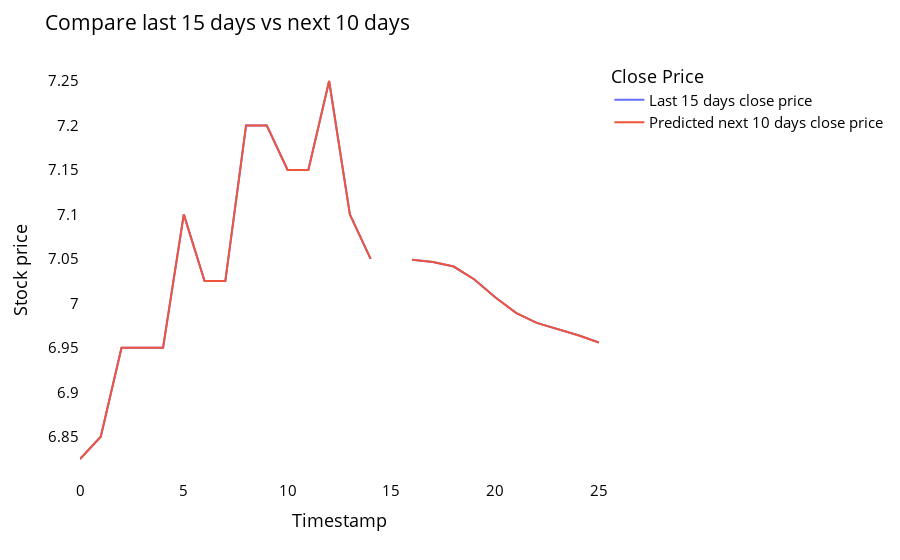

Write notebook code for a chart like this one.
### Code cell
last_days=np.arange(1,time_step+1)
temp_mat = np.empty((len(last_days)+pred_days+1,1))
temp_mat[:] = np.nan
temp_mat = temp_mat.reshape(1,-1).tolist()[0]

last_original_days_value = temp_mat
next_predicted_days_value = temp_mat

last_original_days_value[0:time_step+1] = scaler.inverse_transform(mandiri_norm[len(mandiri_norm)-time_step:]).reshape(1,-1).tolist()[0]
next_predicted_days_value[time_step+1:] = scaler.inverse_transform(np.array(lst_output).reshape(-1,1)).reshape(1,-1).tolist()[0]

new_pred_plot = pd.DataFrame({
    'last_original_days_value':last_original_days_value,
    'next_predicted_days_value':next_predicted_days_value
})
names = cycle(['Last 15 days close price','Predicted next 10 days close price'])

fig = px.line(new_pred_plot,x=new_pred_plot.index, y=[new_pred_plot['last_original_days_value'],
                                                      new_pred_plot['next_predicted_days_value']],
              labels={'value': 'Stock price','index': 'Timestamp'})
fig.update_layout(title_text='Compare last 15 days vs next 10 days',
                  plot_bgcolor='white', font_size=15, font_color='black', legend_title_text='Close Price')
fig.for_each_trace(lambda t:  t.update(name = next(names)))

fig.update_xaxes(showgrid=False)
fig.update_yaxes(showgrid=False)
fig.show()

### Figure 1 — Plotly figure (JSON) as saved in the notebook; plotly's stock layout.template omitted (floating-point values rounded to 4 significant figures)
{"data": [{"hovertemplate": "variable=last_original_days_value<br>Timestamp=%{x}<br>Stock price=%{y}<extra></extra>", "legendgroup": "last_original_days_value", "line": {"color": "#636efa", "dash": "solid"}, "marker": {"symbol": "circle"}, "mode": "lines", "name": "Last 15 days close price", "orientation": "v", "showlegend": true, "type": "scatter", "x": [0, 1, 2, 3, 4, 5, 6, 7, 8, 9, 10, 11, 12, 13, 14, 15, 16, 17, 18, 19, 20, 21, 22, 23, 24, 25], "xaxis": "x", "y": [6.825, 6.85, 6.95, 6.95, 6.95, 7.1, 7.025, 7.025, 7.2, 7.2, 7.15, 7.15, 7.25, 7.1, 7.05, null, 7.049, 7.046, 7.041, 7.027, 7.007, 6.989, 6.978, 6.971, 6.964, 6.956], "yaxis": "y"}, {"hovertemplate": "variable=next_predicted_days_value<br>Timestamp=%{x}<br>Stock price=%{y}<extra></extra>", "legendgroup": "next_predicted_days_value", "line": {"color": "#EF553B", "dash": "solid"}, "marker": {"symbol": "circle"}, "mode": "lines", "name": "Predicted next 10 days close price", "orientation": "v", "showlegend": true, "type": "scatter", "x": [0, 1, 2, 3, 4, 5, 6, 7, 8, 9, 10, 11, 12, 13, 14, 15, 16, 17, 18, 19, 20, 21, 22, 23, 24, 25], "xaxis": "x", "y": [6.825, 6.85, 6.95, 6.95, 6.95, 7.1, 7.025, 7.025, 7.2, 7.2, 7.15, 7.15, 7.25, 7.1, 7.05, null, 7.049, 7.046, 7.041, 7.027, 7.007, 6.989, 6.978, 6.971, 6.964, 6.956], "yaxis": "y"}], "layout": {"font": {"color": "black", "size": 15}, "legend": {"title": {"text": "Close Price"}, "tracegroupgap": 0}, "margin": {"t": 60}, "plot_bgcolor": "white", "title": {"text": "Compare last 15 days vs next 10 days"}, "xaxis": {"anchor": "y", "domain": [0, 1], "showgrid": false, "title": {"text": "Timestamp"}}, "yaxis": {"anchor": "x", "domain": [0, 1], "showgrid": false, "title": {"text": "Stock price"}}}}
